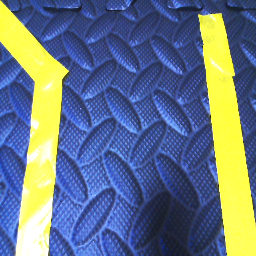
#> input picture image_0.png, 256 x 256 px, given in place of the camera
$ python lane_detect.py
#> lines starting #> are read from the running program, lines starting #| are printed output that depends on the picture
import numpy as np
import cv2

# Use 0 for the default camera, or replace with appropriate camera index
cap = cv2.VideoCapture(0)
cap.set(cv2.CAP_PROP_FRAME_WIDTH, 1280)
cap.set(cv2.CAP_PROP_FRAME_HEIGHT, 720)

def binarize_image(image):
    _, binary = cv2.threshold(image, 127, 255, cv2.THRESH_BINARY)
    return binary

def bird_eye_view(image, src_mask, dst_mask):
    matrix = cv2.getPerspectiveTransform(src_mask, dst_mask)
    warped_img = cv2.warpPerspective(image, matrix, (image.shape[1], image.shape[0]))
    return warped_img, matrix

def image_processing_pipeline(image, src_mask, dst_mask):
    hls = cv2.cvtColor(image, cv2.COLOR_BGR2HLS)
    l_channel = hls[:, :, 1]
    kernelx = np.array([[1, 0, -1], [1, 0, -1], [1, 0, -1]])
    prewitt_edges = cv2.filter2D(l_channel, -1, kernelx)
    warped_img, matrix = bird_eye_view(prewitt_edges, src_mask, dst_mask)
    binary_warped = binarize_image(warped_img)
    return binary_warped, matrix

def sliding_windows(binary_warped, nwindows=9):
    margin = 100
    minpix = 50
    histogram = np.sum(binary_warped[binary_warped.shape[0]//2:], axis=0)
    midpoint = int(histogram.shape[0] / 2)
    left_base = np.argmax(histogram[:midpoint])
    right_base = np.argmax(histogram[midpoint:]) + midpoint

    window_height = int(binary_warped.shape[0] / nwindows)
    nonzero = binary_warped.nonzero()
    nonzeroy = np.array(nonzero[0])
    nonzerox = np.array(nonzero[1])

    left_current = left_base
    right_current = right_base
    left_lane_inds = []
    right_lane_inds = []

    msk = np.dstack((binary_warped, binary_warped, binary_warped)) * 255

    for window in range(nwindows):
        win_y_low = binary_warped.shape[0] - (window + 1) * window_height
        win_y_high = binary_warped.shape[0] - window * window_height
        win_xleft_low = left_current - margin
        win_xleft_high = left_current + margin
        win_xright_low = right_current - margin
        win_xright_high = right_current + margin

        good_left_inds = ((nonzeroy >= win_y_low) & (nonzeroy < win_y_high) &
                          (nonzerox >= win_xleft_low) & (nonzerox < win_xleft_high)).nonzero()[0]
        good_right_inds = ((nonzeroy >= win_y_low) & (nonzeroy < win_y_high) &
                           (nonzerox >= win_xright_low) & (nonzerox < win_xright_high)).nonzero()[0]

        left_lane_inds.append(good_left_inds)
        right_lane_inds.append(good_right_inds)

        if len(good_left_inds) > minpix:
            left_current = int(np.mean(nonzerox[good_left_inds]))
        if len(good_right_inds) > minpix:
            right_current = int(np.mean(nonzerox[good_right_inds]))

        cv2.rectangle(msk, (win_xleft_low, win_y_low), (win_xleft_high, win_y_high), (0, 255, 0), 2)
        cv2.rectangle(msk, (win_xright_low, win_y_low), (win_xright_high, win_y_high), (0, 255, 0), 2)

    left_lane_inds = np.concatenate(left_lane_inds)
    right_lane_inds = np.concatenate(right_lane_inds)

    leftx = nonzerox[left_lane_inds]
    lefty = nonzeroy[left_lane_inds]
    rightx = nonzerox[right_lane_inds]
    righty = nonzeroy[right_lane_inds]

    if len(leftx) == 0 or len(rightx) == 0:
        return None, None, None, None, None, None, msk

    left_fit = np.polyfit(lefty, leftx, 2)
    right_fit = np.polyfit(righty, rightx, 2)

    msk[lefty, leftx] = [0, 0, 255]
    msk[righty, rightx] = [0, 0, 255]

    return left_fit, right_fit, lefty, leftx, righty, rightx, msk

def draw_lane_pipeline(image, binary_warped, matrix, left_fit, right_fit):
    if left_fit is None or right_fit is None:
        return image

    plot_y = np.linspace(0, binary_warped.shape[0] - 1, binary_warped.shape[0])
    left_fit_x = left_fit[0] * plot_y**2 + left_fit[1] * plot_y + left_fit[2]
    right_fit_x = right_fit[0] * plot_y**2 + right_fit[1] * plot_y + right_fit[2]

    pts_left = np.array([np.transpose(np.vstack([left_fit_x, plot_y]))])
    pts_right = np.array([np.flipud(np.transpose(np.vstack([right_fit_x, plot_y])))])
    pts = np.int32(np.hstack((pts_left, pts_right)))

    warp_zero = np.zeros_like(binary_warped).astype(np.uint8)
    color_zero = np.dstack((warp_zero, warp_zero, warp_zero))
    cv2.fillPoly(color_zero, pts, (0, 255, 0))

    inverse_matrix = np.linalg.inv(matrix)
    inverse_warped_img = cv2.warpPerspective(color_zero, inverse_matrix, (image.shape[1], image.shape[0]))
    add_image = cv2.addWeighted(image, 1, inverse_warped_img, 1, 0)

    left_base = left_fit[0] * (binary_warped.shape[0] - 1)**2 + left_fit[1] * (binary_warped.shape[0] - 1) + left_fit[2]
    right_base = right_fit[0] * (binary_warped.shape[0] - 1)**2 + right_fit[1] * (binary_warped.shape[0] - 1) + right_fit[2]
    lane_center = left_base + (right_base - left_base) // 2
    midpoint = image.shape[1] // 2
    difference = (midpoint - lane_center) * 3.25 / 720  # Lane width of 3.25m, lane width of 720 pixels
    line_length = 100
    line_height = 680

    x1 = int(left_base + line_length)
    x2 = int(right_base - line_length)
    y1 = y2 = int(line_height)

    j1 = j2 = int(lane_center)
    k1 = int(line_height - 30)
    k2 = int(line_height + 30)

    cv2.line(add_image, (x1, y1), (x2, y2), (0, 0, 0), thickness=4)
    cv2.line(add_image, (j1, k1), (j2, k2), (0, 0, 0), thickness=4)
    cv2.circle(add_image, (midpoint, line_height), radius=25, color=(0, 0, 255), thickness=3)

    dx = lane_center - midpoint
    dy = image.shape[0] - line_height
    angle = np.arctan(dx / dy) * 180 / np.pi  # Convert angle to degrees
    max_steering_angle = 900  # Maximum steering angle with two turns as reference (900 degrees)
    steering_angle = (angle / max_steering_angle) * 100  # Percentage of the maximum steering angle

    cv2.putText(add_image,
                "Car is " + str(round(difference, 2)) + ' m off center',
                (700, 50),
                cv2.FONT_HERSHEY_SIMPLEX,
                1, (255, 255, 255), 2)

    cv2.putText(add_image,
                f"Steering Angle: {steering_angle:.2f} degrees",
                (700, 100),
                cv2.FONT_HERSHEY_SIMPLEX,
                1, (255, 255, 255), 2)

    return add_image

def main_pipeline(image):
    image = np.copy(image)
    top_left = (559, 556)
    bottom_left = (374, 680)
    top_right = (732, 555)
    bottom_right = (943, 680)

    src_mask = np.array([top_left, bottom_left, top_right, bottom_right], dtype=np.float32)
    dst_mask = np.array([[0, 0], [0, 720], [1280, 0], [1280, 720]], dtype=np.float32)

    binary_warped, matrix = image_processing_pipeline(image, src_mask, dst_mask)
    left_fit, right_fit, lefty, leftx, righty, rightx, msk = sliding_windows(binary_warped, nwindows=9)

    small_warped = cv2.resize(msk, (320, 180))

    lane_result = draw_lane_pipeline(image, binary_warped, matrix, left_fit, right_fit)
    lane_result[0:180, 0:320] = small_warped

    return lane_result

while cap.isOpened():
    ret, frame = cap.read()
#> frame is the input picture: shape (256, 256, 3); mean B, G, R 134.6, 118.8, 103.8
    if not ret:
        break

    result = main_pipeline(frame)
#> in image_processing_pipeline, `hls = cv2.cvtColor(image, cv2.COLOR_BGR2HLS)`: hls: shape (256, 256, 3); mean of channels 0, 1, 2 93.9, 119.3, 140.1
#> in image_processing_pipeline, `l_channel = hls[:, :, 1]`:
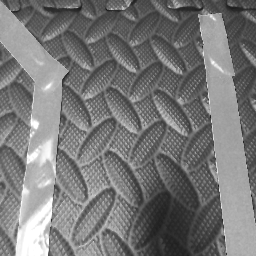
#> l_channel: shape (256, 256); min 24, max 255, mean 119.3
#> in image_processing_pipeline, `prewitt_edges = cv2.filter2D(l_channel, -1, kernelx)`:
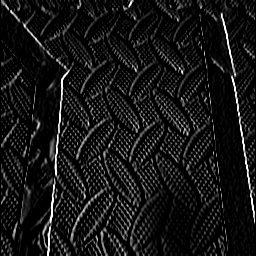
#> prewitt_edges: shape (256, 256); min 0, max 255, mean 21.8
#> in bird_eye_view, `warped_img = cv2.warpPerspective(image, matrix, (image.shape[1], image..`: warped_img: shape (256, 256); every value is 0
#> in image_processing_pipeline, `warped_img, matrix = bird_eye_view(prewitt_edges, src_mask, dst_mask)`: matrix = [[-0.806, -1.2, 1119.2], [-0.0118, -2.04, 1143], [-1.64e-05, -0.00197, 1]]
#> in sliding_windows, `histogram = np.sum(binary_warped[binary_warped.shape[0]//2:], axis=0)`: histogram = 256 values from 0 to 0
#> in sliding_windows, `left_base = np.argmax(histogram[:midpoint])`: left_base = 0
#> in sliding_windows, `right_base = np.argmax(histogram[midpoint:]) + midpoint`: right_base = 128
#> in sliding_windows, `nonzero = binary_warped.nonzero()`: nonzero = (empty array, empty array)
#> in sliding_windows, `nonzeroy = np.array(nonzero[0])`: nonzeroy = empty array
#> in sliding_windows, `left_current = left_base`: left_current = 0
#> in sliding_windows, `right_current = right_base`: right_current = 128
#> in sliding_windows, `msk = np.dstack((binary_warped, binary_warped, binary_warped)) * 255`: msk: shape (256, 256, 3); every value is 0
#> after the loop in sliding_windows, `for window in range(nwindows):`:
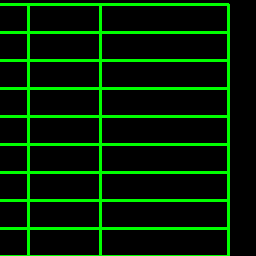
#> msk: shape (256, 256, 3); mean of channels 0, 1, 2 0, 32.9, 0; drawn as B, G, R
#> after the loop in sliding_windows, `for window in range(nwindows):`: left_lane_inds = [empty array, empty array, empty array, empty array, empty array, empty array, empty array, empty array, empty array]; right_lane_inds has the same summary as left_lane_inds
#> in sliding_windows, `left_lane_inds = np.concatenate(left_lane_inds)`: left_lane_inds = empty array
#> in main_pipeline, `small_warped = cv2.resize(msk, (320, 180))`:
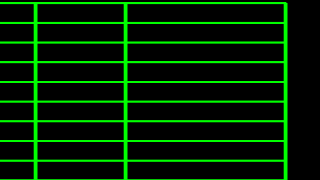
#> small_warped: shape (180, 320, 3); mean of channels 0, 1, 2 0, 33.1, 0; drawn as B, G, R
#> (the run stopped early here; a loop or call above may not have finished)

$ run again, on image_1.png
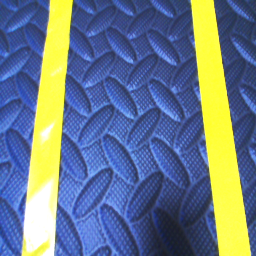
#> input picture image_1.png, 256 x 256 px, given in place of the camera
#> frame is the input picture: shape (256, 256, 3); mean B, G, R 138.4, 122.9, 106.9
#> hls: shape (256, 256, 3); mean of channels 0, 1, 2 93.8, 122.8, 133.4
#> in image_processing_pipeline, `l_channel = hls[:, :, 1]`:
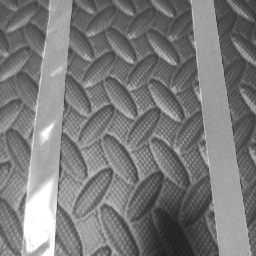
#> l_channel: shape (256, 256); min 31, max 255, mean 122.8
#> in image_processing_pipeline, `prewitt_edges = cv2.filter2D(l_channel, -1, kernelx)`:
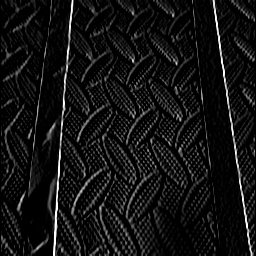
#> prewitt_edges: shape (256, 256); min 0, max 255, mean 18.8
#> warped_img: shape (256, 256); every value is 0
#> in image_processing_pipeline, `warped_img, matrix = bird_eye_view(prewitt_edges, src_mask, dst_mask)`: matrix = [[-0.806, -1.2, 1119.2], [-0.0118, -2.04, 1143], [-1.64e-05, -0.00197, 1]]
#> histogram = 256 values from 0 to 0
#> left_base = 0
#> right_base = 128
#> nonzero = (empty array, empty array)
#> nonzeroy = empty array
#> left_current = 0
#> right_current = 128
#> after the loop in sliding_windows, `for window in range(nwindows):`: left_lane_inds = [empty array, empty array, empty array, empty array, empty array, empty array, empty array, empty array, empty array]; right_lane_inds has the same summary as left_lane_inds
#> in sliding_windows, `left_lane_inds = np.concatenate(left_lane_inds)`: left_lane_inds = empty array

$ run again, on image_2.png
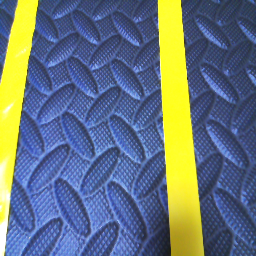
#> input picture image_2.png, 256 x 256 px, given in place of the camera
#> frame is the input picture: shape (256, 256, 3); mean B, G, R 125.4, 116.9, 103.2
#> hls: shape (256, 256, 3); mean of channels 0, 1, 2 97, 114.3, 115.8
#> in image_processing_pipeline, `l_channel = hls[:, :, 1]`:
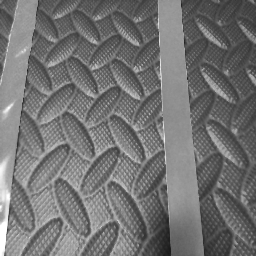
#> l_channel: shape (256, 256); min 26, max 255, mean 114.3
#> in image_processing_pipeline, `prewitt_edges = cv2.filter2D(l_channel, -1, kernelx)`:
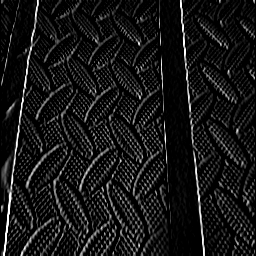
#> prewitt_edges: shape (256, 256); min 0, max 255, mean 22.5
#> warped_img: shape (256, 256); every value is 0
#> in image_processing_pipeline, `warped_img, matrix = bird_eye_view(prewitt_edges, src_mask, dst_mask)`: matrix = [[-0.806, -1.2, 1119.2], [-0.0118, -2.04, 1143], [-1.64e-05, -0.00197, 1]]
#> histogram = 256 values from 0 to 0
#> left_base = 0
#> right_base = 128
#> nonzero = (empty array, empty array)
#> nonzeroy = empty array
#> left_current = 0
#> right_current = 128
#> after the loop in sliding_windows, `for window in range(nwindows):`: left_lane_inds = [empty array, empty array, empty array, empty array, empty array, empty array, empty array, empty array, empty array]; right_lane_inds has the same summary as left_lane_inds
#> in sliding_windows, `left_lane_inds = np.concatenate(left_lane_inds)`: left_lane_inds = empty array

$ run again, on image_3.png
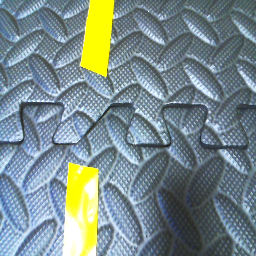
#> input picture image_3.png, 256 x 256 px, given in place of the camera
#> frame is the input picture: shape (256, 256, 3); mean B, G, R 139.4, 138.2, 121.5
#> hls: shape (256, 256, 3); mean of channels 0, 1, 2 95.3, 130.8, 64.9
#> in image_processing_pipeline, `l_channel = hls[:, :, 1]`:
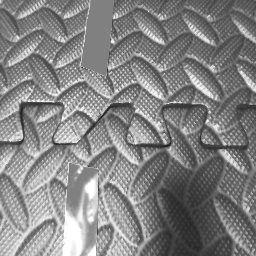
#> l_channel: shape (256, 256); min 24, max 255, mean 130.8
#> in image_processing_pipeline, `prewitt_edges = cv2.filter2D(l_channel, -1, kernelx)`:
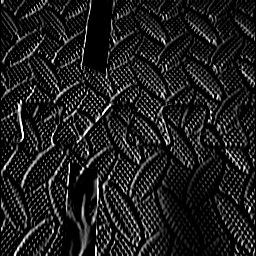
#> prewitt_edges: shape (256, 256); min 0, max 255, mean 30.4
#> warped_img: shape (256, 256); every value is 0
#> in image_processing_pipeline, `warped_img, matrix = bird_eye_view(prewitt_edges, src_mask, dst_mask)`: matrix = [[-0.806, -1.2, 1119.2], [-0.0118, -2.04, 1143], [-1.64e-05, -0.00197, 1]]
#> histogram = 256 values from 0 to 0
#> left_base = 0
#> right_base = 128
#> nonzero = (empty array, empty array)
#> nonzeroy = empty array
#> left_current = 0
#> right_current = 128
#> after the loop in sliding_windows, `for window in range(nwindows):`: left_lane_inds = [empty array, empty array, empty array, empty array, empty array, empty array, empty array, empty array, empty array]; right_lane_inds has the same summary as left_lane_inds
#> in sliding_windows, `left_lane_inds = np.concatenate(left_lane_inds)`: left_lane_inds = empty array
